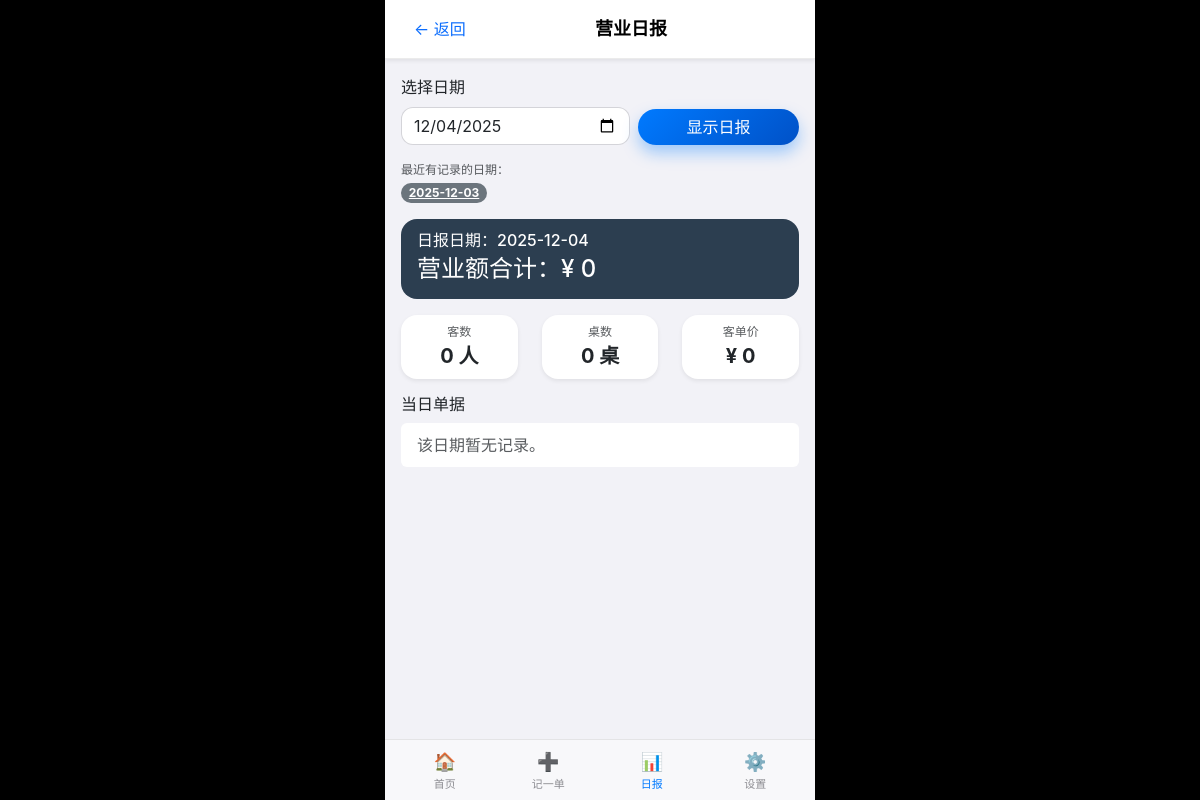
The page /report on the database as committed earlier.
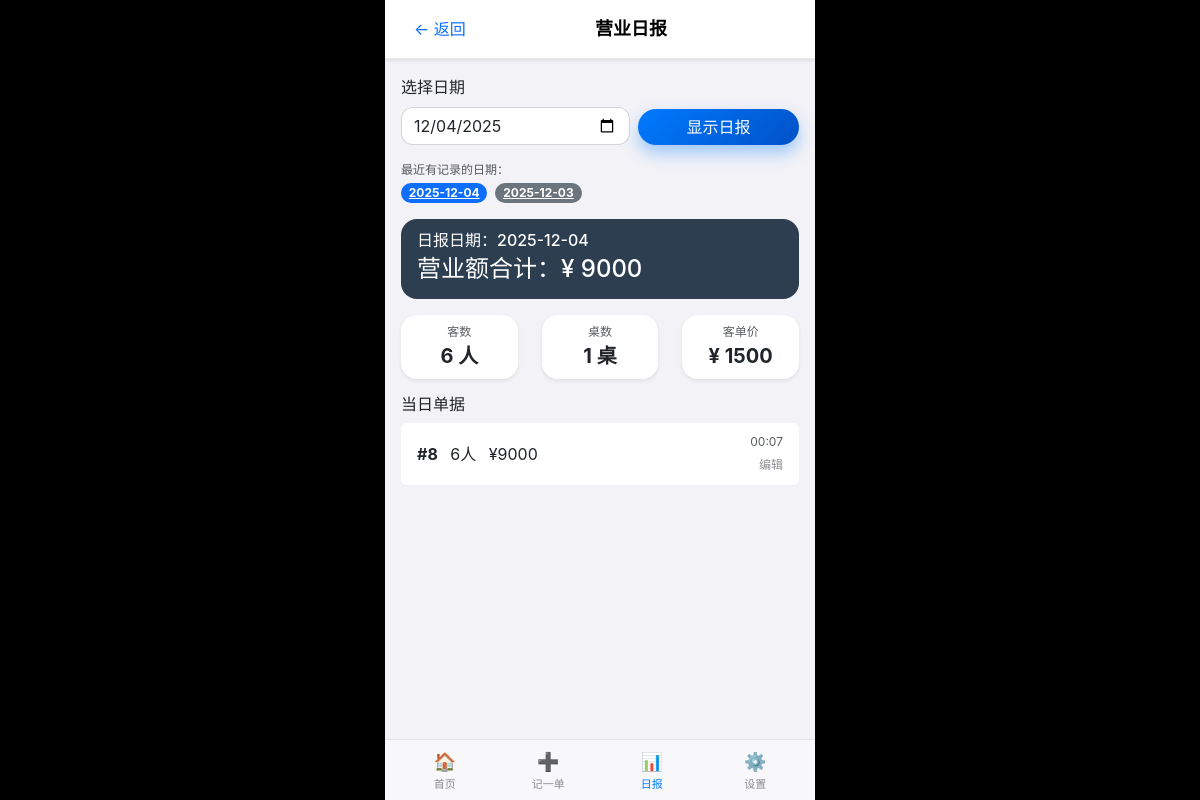
The same page on the database as committed later.
### tables this page shows
CREATE TABLE slips (
            id INTEGER PRIMARY KEY AUTOINCREMENT,
            slip_date TEXT NOT NULL,
            table_name TEXT,
            people INTEGER NOT NULL,
            amount INTEGER NOT NULL,
            created_at TEXT NOT NULL
        );

### views/main_views.py (the view)
@main_bp.route("/report")
def report():
    query_date = request.args.get("date")
    if query_date:
        slip_date = query_date
    else:
        slip_date = date.today().strftime("%Y-%m-%d")
    slips = get_slips_by_date(slip_date)
    summary = calculate_summary(slips)
    for slip in slips:
        created_at: str = slip["created_at"]
        slip["time"] = created_at[11:16]
    recent_dates = get_recent_dates()
    return render_template(
        "report.html",
        slip_date=slip_date,
        slips=slips,
        summary=summary,
        recent_dates=recent_dates,
        active_tab="report",
    )

### database/db.py (called while the page is built)
def get_connection() -> sqlite3.Connection:
    conn = sqlite3.connect(DB_PATH)
    conn.row_factory = sqlite3.Row
    return conn

def get_slips_by_date(slip_date: str) -> List[Dict[str, Any]]:
    conn = get_connection()
    cur = conn.cursor()
    cur.execute(
        """
        SELECT id, slip_date, table_name, people, amount, created_at
        FROM slips
        WHERE slip_date = ?
        ORDER BY id ASC
        """,
        (slip_date,),
    )
    rows = cur.fetchall()
    conn.close()
    return [dict(row) for row in rows]

def get_recent_dates(limit: int = 7) -> List[str]:
    conn = get_connection()
    cur = conn.cursor()
    cur.execute(
        """
        SELECT DISTINCT slip_date
        FROM slips
        ORDER BY slip_date DESC
        LIMIT ?
        """,
        (limit,),
    )
    rows = cur.fetchall()
    conn.close()
    return [row["slip_date"] for row in rows]

### templates/report.html (shortened to what this page needs)
{% extends "base.html" %}
{% block content %}
<nav class="navbar navbar-light bg-white shadow-sm px-3">
    <a href="{{ url_for('main.index') }}" class="btn btn-link text-decoration-none">&larr; 返回</a>
    <span class="navbar-brand mb-0 h5">营业日报</span>
</nav>
<div class="container mt-3 mb-5">
    <form class="row g-2 align-items-end mb-3" method="get" action="{{ url_for('main.report') }}">
        <div class="col-7">
            <label for="date" class="form-label">选择日期</label>
            <input
                type="date"
                id="date"
                name="date"
                class="form-control"
                value="{{ slip_date }}"
            >
        </div>
        <div class="col-5">
            <button type="submit" class="btn btn-primary w-100">
                显示日报
            </button>
        </div>
    </form>
    {% if recent_dates %}
    <div class="mb-3">
        <div class="small text-muted mb-1">最近有记录的日期：</div>
        <div class="d-flex flex-wrap gap-2">
            {% for d in recent_dates %}
                <a href="{{ url_for('main.report', date=d) }}"
                    class="badge rounded-pill {% if d == slip_date %}bg-primary{% else %}bg-secondary{% endif %}">
                    {{ d }}
                </a>
            {% endfor %}
        </div>
    </div>
    {% endif %}
    <div class="card text-white mb-3" style="background-color:#2C3E50;">
        <div class="card-body">
            <h6 class="card-subtitle mb-1">日报日期：{{ slip_date }}</h6>
            <h4 class="card-title mb-0">营业额合计：¥ {{ summary.total_sales }}</h4>
        </div>
    </div>
    <div class="row text-center mb-3">
        <div class="col">
            <div class="card p-2 shadow-sm">
                <div class="small text-muted">客数</div>
                <div class="fs-5 fw-bold">{{ summary.total_customers }} 人</div>
            </div>
        </div>
        <div class="col">
            <div class="card p-2 shadow-sm">
                <div class="small text-muted">桌数</div>
                <div class="fs-5 fw-bold">{{ summary.total_tables }} 桌</div>
            </div>
        </div>
        <div class="col">
            <div class="card p-2 shadow-sm">
                <div class="small text-muted">客单价</div>
                <div class="fs-5 fw-bold">¥ {{ summary.avg_per_customer }}</div>
            </div>
        </div>
    </div>
    <h6 class="mb-2">当日单据</h6>
    <ul class="list-group mb-5">
        {% for slip in slips %}
        <li class="list-group-item d-flex justify-content-between align-items-center">
            <div>
                <span class="fw-bold">#{{ slip.id }}</span>
                <span class="ms-2">{{ slip.people }}人</span>
                <span class="ms-2">¥{{ slip.amount }}</span>
            </div>
            <div class="text-end">
                <div class="text-muted small">{{ slip.time }}</div>
                <a href="{{ url_for('main.edit_slip', slip_id=slip.id) }}"
                   class="small text-decoration-none">
                    编辑
                </a>
            </div>
        </li>
        {% else %}
        <li class="list-group-item text-muted">
            该日期暂无记录。
        </li>
        {% endfor %}
    </ul>
</div>
{% endblock %}

Rows that differ between the two databases and show on the page:
added slips: id "8", people "6", amount "9000", time "00:07"
Other text that changed with them:
{{ summary.total_sales }}: "0" → "9000"
{{ summary.total_customers }}: "0" → "6"
{{ summary.total_tables }}: "0" → "1"
{{ summary.avg_per_customer }}: "0" → "1500"
new list line: "2025-12-04"
text no longer shown: "该日期暂无记录。"
